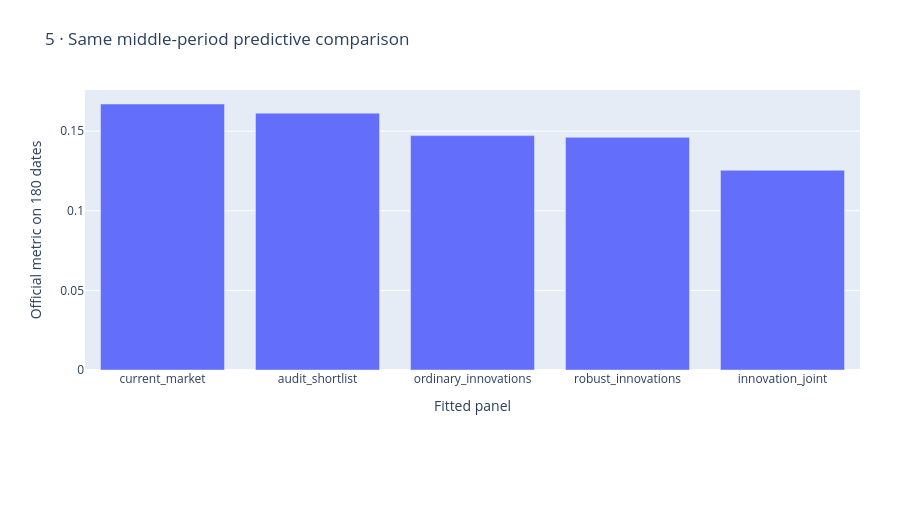

Notebook source saved alongside this figure:
### Markdown cell above
## Matched model scores

All scores in this chart cover the same180 middle-period dates. Never compare directly to the pooled535-date score.

### Code cell
figures[4].show()

### Figure 1 — Plotly figure (JSON) as saved in the notebook; plotly's stock layout.template omitted (floating-point values rounded to 4 significant figures)
{"data": [{"type": "bar", "x": ["current_market", "audit_shortlist", "ordinary_innovations", "robust_innovations", "innovation_joint"], "y": [0.167, 0.1613, 0.1472, 0.1461, 0.1254]}], "layout": {"height": 520, "legend": {"orientation": "h", "y": -0.38}, "margin": {"b": 150, "l": 85, "r": 40, "t": 90}, "title": {"text": "5 · Same middle-period predictive comparison"}, "xaxis": {"title": {"text": "Fitted panel"}}, "yaxis": {"title": {"text": "Official metric on 180 dates"}}}}
